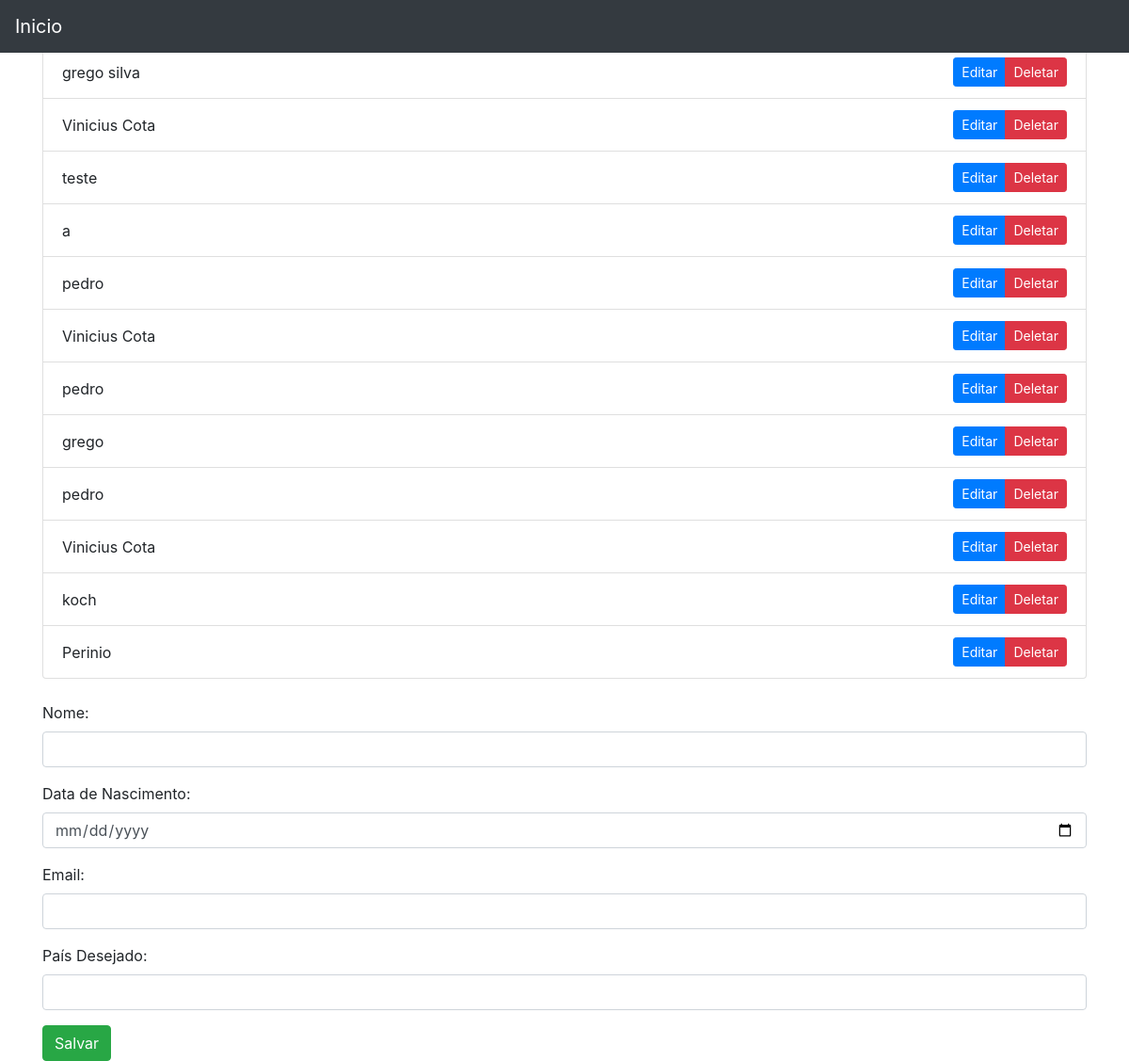
Page /core/home on the committed database.
### core/models.py (models this page shows, shortened)
class Pessoa(models.Model):
   nome = models.CharField(max_length=100)
   dataNasc = models.DateField()
   email = models.CharField(max_length=100)
   paisDesejado = models.CharField(max_length=52)

### core/views.py (the view)
# urls.py: 2. Add a URL to urlpatterns:  path('', views.home, name='home')
def home(request):
    pessoas = Pessoa.objects.all()
    return render(request,"home.html", {"pessoas":pessoas})

### core/templates/home.html (shortened to what this page needs)
<!DOCTYPE html>
<html lang="en">
<head>
  <link href="https://stackpath.bootstrapcdn.com/bootstrap/4.5.2/css/bootstrap.min.css" rel="stylesheet">
</head>
<body>
  <header class="fixed-top bg-dark">
    <nav class="navbar navbar-dark">
      <a class="navbar-brand" href="/core">Inicio</a>
    </nav>
  </header>
  <div class="container mt-5">
    <ul class="list-group">
      {% for pessoa in pessoas %}
      <li class="list-group-item d-flex justify-content-between align-items-center">
        {{ pessoa.nome }}
        <div class="btn-group" role="group">
          <a href="{% url 'editar' pessoa.id %}" class="btn btn-primary btn-sm">Editar</a>
          <a href="{% url 'deletar' pessoa.id %}" class="btn btn-danger btn-sm">Deletar</a>
        </div>
      </li>
      {% endfor %}
    </ul>
    <form action="{% url 'criar' %}" method="POST" class="mt-4">
      <div class="form-group">
        <label for="nome">Nome:</label>
        <input type="text" id="nome" name="nome" class="form-control" required>
      </div>
      <div class="form-group">
        <label for="dataNasc">Data de Nascimento:</label>
        <input type="date" id="dataNasc" name="dataNasc" class="form-control" required>
      </div>
      <div class="form-group">
        <label for="email">Email:</label>
        <input type="email" id="email" name="email" class="form-control" required>
      </div>
      <div class="form-group">
        <label for="paisDesejado">País Desejado:</label>
        <input type="text" id="paisDesejado" name="paisDesejado" class="form-control" required>
      </div>
      <button type="submit" class="btn btn-success">Salvar</button>
    </form>
  </div>
</body>
</html>

### rows in the picture
Pessoa: nome "grego silva"
Pessoa: nome "Vinicius Cota"
Pessoa: nome "teste"
Pessoa: nome "a"
Pessoa: nome "pedro"
Pessoa: nome "Vinicius Cota"
Pessoa: nome "pedro"
Pessoa: nome "grego"
Pessoa: nome "pedro"
Pessoa: nome "Vinicius Cota"
Pessoa: nome "koch"
Pessoa: nome "Perinio"
